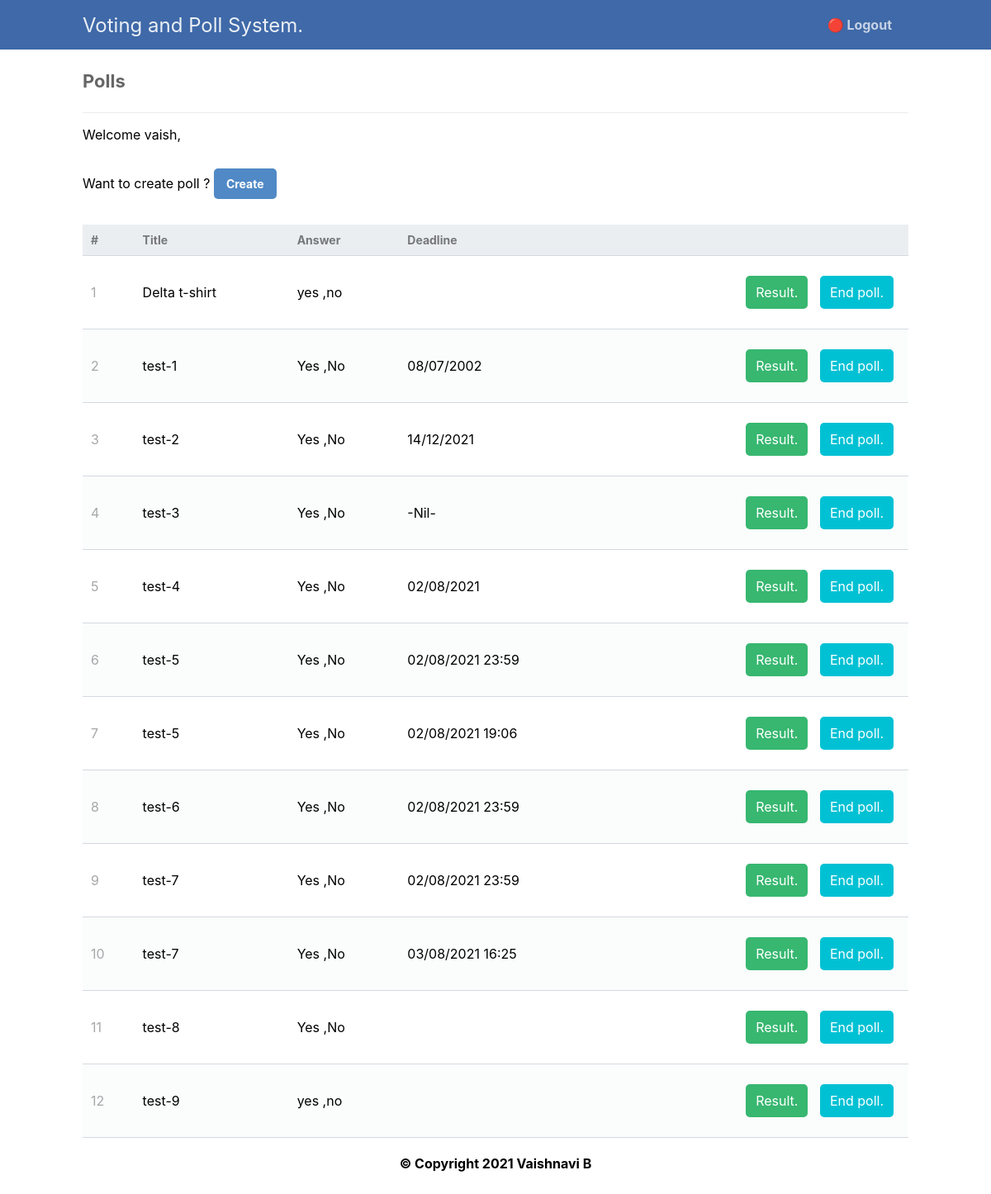
/poll_index_admin.php (signed in), run on an earlier commit of the app's database.
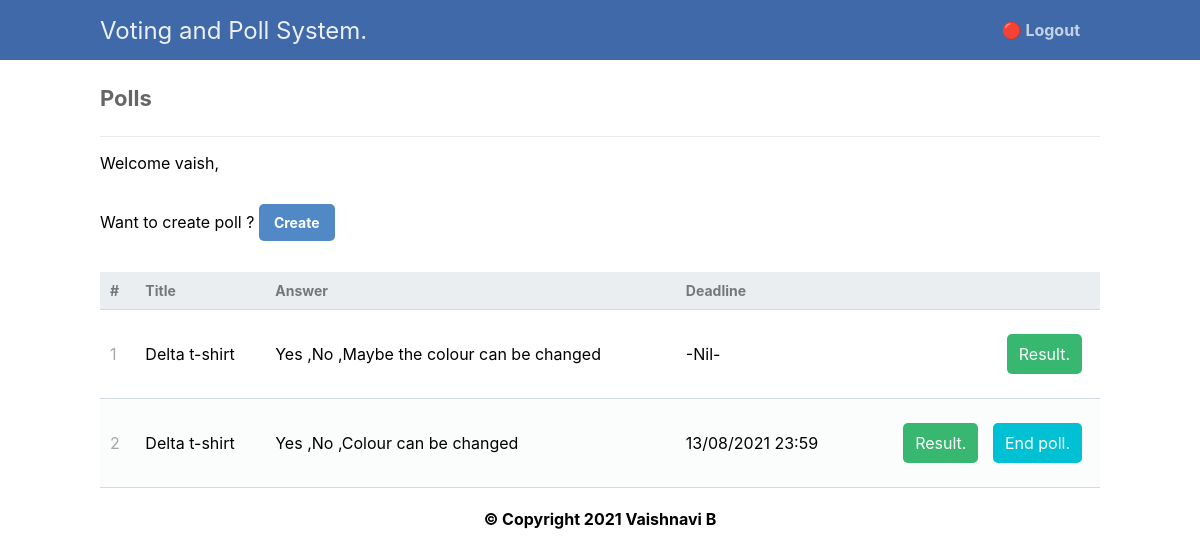
And on a later commit of the database.
### tables this page shows
CREATE TABLE `polls` (
  `id` int(11) NOT NULL,
  `photo` varchar(255) DEFAULT NULL,
  `title` text NOT NULL,
  `description` text NOT NULL,
  `deadline` varchar(30) NOT NULL
);

### poll_index_admin.php (the view, shortened to what this page needs)
<?php
  require('db.php');
  $query = ('SELECT p.*, GROUP_CONCAT(pa.title ORDER BY pa.id) AS answers FROM polls p LEFT JOIN poll_answers pa ON pa.poll_id = p.id GROUP BY p.id');
  $res = mysqli_query($con, $query);
  $polls = mysqli_fetch_all($res, MYSQLI_ASSOC);
 ?>
<!DOCTYPE html>
<html lang="en" dir="ltr">
  <head>
    <link rel="stylesheet" href="style/css_poll.css">
  </head>
  <body>
    <nav class="navtop">
      <div>
        <h1>Voting and Poll System.</h1>
        <a href="logout.php">🔴 Logout</a>
      </div>
    </nav>
    <div class="content home">
      <h2>Polls</h2>
      <p>Welcome <?= $_SESSION["username"]?>,</p>
      <p>
        Want to create poll ?
        <a href="create.php" class="create-poll"> Create</a>
      </p>
      <div style="overflow-x: auto">
        <table>
          <thead>
              <tr>
                  <td>#</td>
                  <td>Title</td>
                  <td>Answer</td>
  				        <td>Deadline</td>
                  <td></td>
              </tr>
              <?php $s_no = 0; ?>
          </thead>
          <tbody>
              <?php foreach($polls as $poll): ?>
              <tr>
                <?php $s_no = $s_no + 1;?>
                  <td><?= $s_no?></td>
                  <td><?=$poll['title']?></td>
                  <td><?=$poll['answers']?></td>
  				        <td><?=$poll['deadline']?></td>
                  <td class="actions">
  					          <p>
                        <a href="result.php?id=<?=$poll['id']?>" class="view" title="Result">Result.</a>
                        <?php
                        $id = $poll['id'];
                        $sql = "SELECT * FROM `result` WHERE (poll_id = '$id')";
                        $result = mysqli_query($con, $sql);
                        if(mysqli_num_rows($result) > 0){echo "";}
                        else{ ?>
                            <a href="update_result.php?id=<?=$poll['id']?>" class="view" title="Result_end" style="background-color: #00C1D4">End poll.</a>
                      <?php }?>
                      </p>
                  </td>
              </tr>
              <?php endforeach; ?>
          </tbody>
      </table>
      </div>
    </div>
    <div style="height: 75px; padding: 10px; text-align: center">
      <footer><h1>© Copyright 2021 Vaishnavi B</h1></footer>
    </div>
  </body>
</html>

### style/css_poll.css (style rules this page uses)
* { box-sizing: border-box; font-family: -apple-system, BlinkMacSystemFont, "segoe ui", roboto, oxygen, ubuntu, cantarell, "fira sans", "droid sans", "helvetica neue", Arial, sans-serif; font-size: 16px; -webkit-font-smoothing: antialiased; -moz-osx-font-smoothing: grayscale; }
body { background-color: #FFFFFF; margin: 0; }
.navtop { background-color: #3f69a8; height: 60px; width: 100%; border: 0; }
.navtop div { display: flex; margin: 0 auto; width: 1000px; height: 100%; }
.navtop div h1, .navtop div a { display: inline-flex; align-items: center; }
.navtop div h1 { flex: 1; font-size: 24px; padding: 0; margin: 0; color: #ecf0f6; font-weight: normal; }
.navtop div a { padding: 0 20px; text-decoration: none; color: #c5d2e5; font-weight: bold; }
.content { width: 1000px; margin: 0 auto; }
.content h2 { margin: 0; padding: 25px 0; font-size: 22px; border-bottom: 1px solid #ebebeb; color: #666666; }
.home .create-poll { display: inline-block; text-decoration: none; background-color: #5089C6; font-weight: bold; font-size: 14px; border-radius: 5px; color: #FFFFFF; padding: 10px 15px; margin: 15px 0; }
.home table { width: 100%; padding-top: 30px; border-collapse: collapse; }
.home table thead { background-color: #ebeef1; border-bottom: 1px solid #d3dae0; }
.home table thead td { padding: 10px; font-weight: bold; color: #767779; font-size: 14px; }
.home table tbody tr { border-bottom: 1px solid #d3dae0; }
.home table tbody tr:nth-child(even) { background-color: #fbfcfc; }
.home table tbody tr td { padding: 10px; }
.home table tbody tr td:nth-child(1) { color: #a5a7a9; }
.home table tbody tr td.actions { padding: 8px; text-align: right; }
.home table tbody tr td.actions .view, .home table tbody tr td.actions .edit, .home table tbody tr td.actions .trash { display: inline-flex; text-align: right; text-decoration: none; color: #FFFFFF; padding: 10px 12px; border-radius: 5px; }
.home table tbody tr td.actions .view { background-color: #37b770; margin-right: 10px; }

What changed in the data, as far as the page shows it:
removed polls: title "Delta t-shirt", answers "yes ,no"
removed polls: title "test-1", answers "Yes ,No", deadline "08/07/2002"
removed polls: title "test-2", answers "Yes ,No", deadline "14/12/2021"
removed polls: title "test-3", answers "Yes ,No", deadline "-Nil-"
removed polls: title "test-4", answers "Yes ,No", deadline "02/08/2021"
removed polls: title "test-5", answers "Yes ,No", deadline "02/08/2021 23:59"
removed polls: title "test-5", answers "Yes ,No", deadline "02/08/2021 19:06"
removed polls: title "test-6", answers "Yes ,No", deadline "02/08/2021 23:59"
removed polls: title "test-7", answers "Yes ,No", deadline "02/08/2021 23:59"
removed polls: title "test-7", answers "Yes ,No", deadline "03/08/2021 16:25"
removed polls: title "test-8", answers "Yes ,No"
removed polls: title "test-9", answers "yes ,no"
added polls: title "Delta t-shirt", answers "Yes ,No ,Maybe the colour can be changed", deadline "-Nil-"
added polls: title "Delta t-shirt", answers "Yes ,No ,Colour can be changed", deadline "13/08/2021 23:59"
